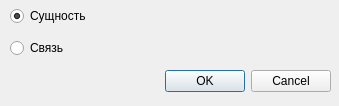
<?xml version="1.0" encoding="UTF-8"?>
<ui version="4.0">
 <class>ChooseTypeDialog</class>
 <widget class="QDialog" name="ChooseTypeDialog">
  <property name="geometry">
   <rect>
    <x>0</x>
    <y>0</y>
    <width>339</width>
    <height>106</height>
   </rect>
  </property>
  <property name="windowTitle">
   <string>Выберите тип добавляемого элемента:</string>
  </property>
  <widget class="QWidget" name="layoutWidget">
   <property name="geometry">
    <rect>
     <x>10</x>
     <y>0</y>
     <width>321</width>
     <height>101</height>
    </rect>
   </property>
   <layout class="QVBoxLayout" name="verticalLayout">
    <item>
     <widget class="QRadioButton" name="nodeRadioButton">
      <property name="text">
       <string>Сущность</string>
      </property>
      <property name="checked">
       <bool>true</bool>
      </property>
     </widget>
    </item>
    <item>
     <widget class="QRadioButton" name="edgeRadioButton">
      <property name="text">
       <string>Связь</string>
      </property>
     </widget>
    </item>
    <item>
     <widget class="QDialogButtonBox" name="buttonBox">
      <property name="orientation">
       <enum>Qt::Horizontal</enum>
      </property>
      <property name="standardButtons">
       <set>QDialogButtonBox::Cancel|QDialogButtonBox::Ok</set>
      </property>
     </widget>
    </item>
   </layout>
  </widget>
 </widget>
 <resources/>
 <connections>
  <connection>
   <sender>buttonBox</sender>
   <signal>accepted()</signal>
   <receiver>ChooseTypeDialog</receiver>
   <slot>accept()</slot>
   <hints>
    <hint type="sourcelabel">
     <x>248</x>
     <y>254</y>
    </hint>
    <hint type="destinationlabel">
     <x>157</x>
     <y>274</y>
    </hint>
   </hints>
  </connection>
  <connection>
   <sender>buttonBox</sender>
   <signal>rejected()</signal>
   <receiver>ChooseTypeDialog</receiver>
   <slot>reject()</slot>
   <hints>
    <hint type="sourcelabel">
     <x>316</x>
     <y>260</y>
    </hint>
    <hint type="destinationlabel">
     <x>286</x>
     <y>274</y>
    </hint>
   </hints>
  </connection>
 </connections>
</ui>
